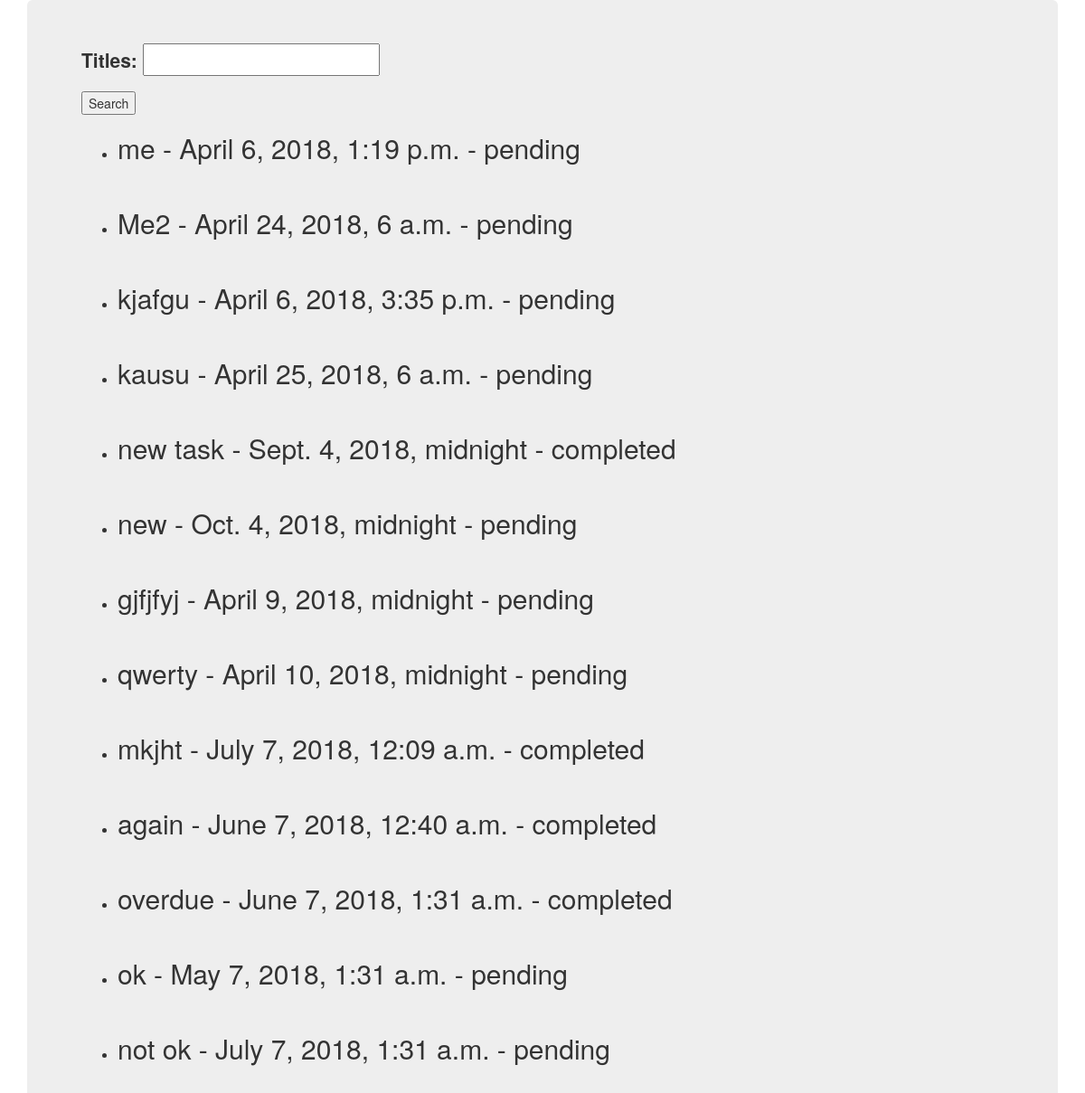
The app's page /search/ with its own data.
### title/models.py (models this page shows, shortened)
class Task(models.Model):
    STATUS_CHOISE = (('pending','Pending'),('completed','Completed'),)
    titles = models.CharField(max_length=200)
    due_date = models.DateTimeField(default=timezone.now() + timezone.timedelta(60))
    create_date = models.DateTimeField(default=timezone.now)
    status = models.CharField(max_length=200,choices=STATUS_CHOISE,default='pending')

### title/views.py (the view)
# urls.py: url(r'^search/$', views.search_task, name='search'),
def search_task(request):
    task_list = Task.objects.all()
    task_filter = TaskFilter(request.GET, queryset=task_list)
    return render(request, 'title/search.html', {'filter': task_filter})

### title/templates/title/search.html (shortened to what this page needs)
<!DOCTYPE html>
<html lang="en" dir="ltr">
  <head>
    <link rel="stylesheet" href="https://maxcdn.bootstrapcdn.com/bootstrap/3.3.7/css/bootstrap.min.css">
<link rel="stylesheet" href="https://maxcdn.bootstrapcdn.com/bootstrap/3.3.7/css/bootstrap-theme.min.css">
  </head>
  <body>
    <div class="container">
      <div class="jumbotron">
        <form method="get">
    {{ filter.form.as_p }}
    <button type="submit">Search</button><br>
    <ul>
    {% for task in filter.qs %}
      <li> <h2>{{ task.titles }} - {{ task.due_date }} - {{ task.status }}</h2></li><br>
    {% endfor %}
    </ul>
  </form>
</div>
</div>
  </body>
</html>

### records on screen
Task: titles "me", due_date "April 6, 2018, 1:19 p.m.", status "pending"
Task: titles "Me2", due_date "April 24, 2018, 6 a.m.", status "pending"
Task: titles "kjafgu", due_date "April 6, 2018, 3:35 p.m.", status "pending"
Task: titles "kausu", due_date "April 25, 2018, 6 a.m.", status "pending"
Task: titles "new task", due_date "Sept. 4, 2018, midnight", status "completed"
Task: titles "new", due_date "Oct. 4, 2018, midnight", status "pending"
Task: titles "gjfjfyj", due_date "April 9, 2018, midnight", status "pending"
Task: titles "qwerty", due_date "April 10, 2018, midnight", status "pending"
Task: titles "mkjht", due_date "July 7, 2018, 12:09 a.m.", status "completed"
Task: titles "again", due_date "June 7, 2018, 12:40 a.m.", status "completed"
Task: titles "overdue", due_date "June 7, 2018, 1:31 a.m.", status "completed"
Task: titles "ok", due_date "May 7, 2018, 1:31 a.m.", status "pending"
Task: titles "not ok", due_date "July 7, 2018, 1:31 a.m.", status "pending"
